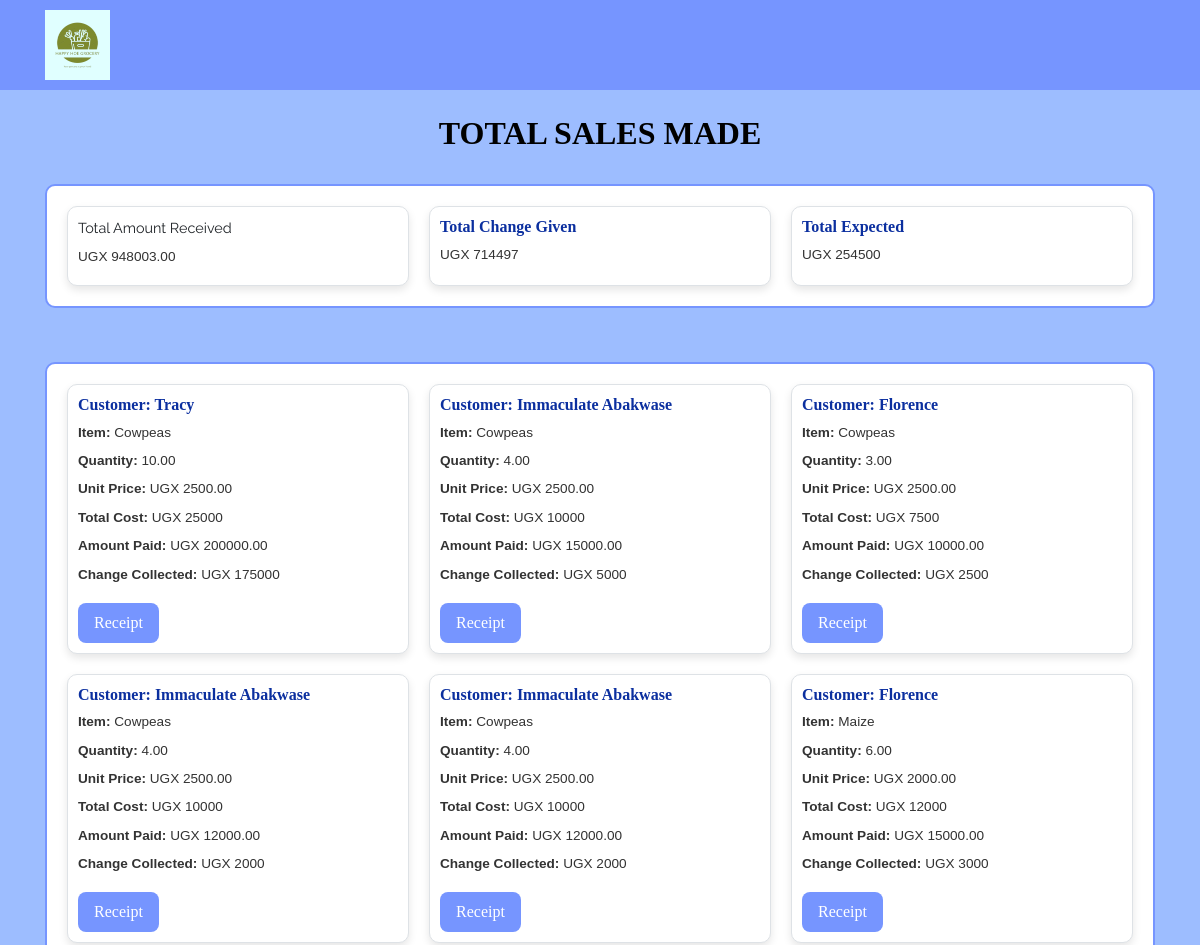
Page /allsales/ (upper part) on the earlier database version.
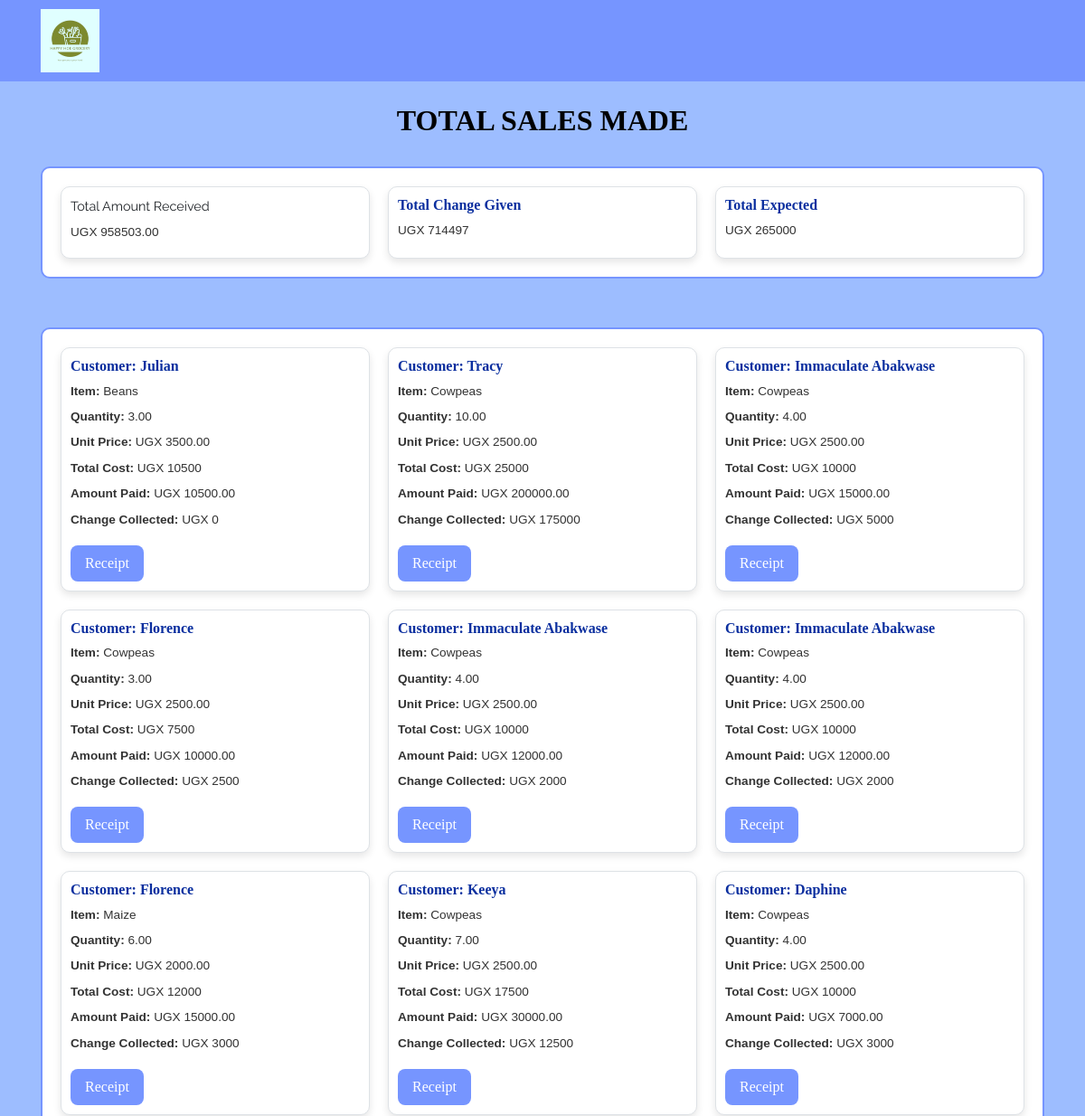
Same page on the later database version.
### happy_hoe/models.py (models this page shows)
class Sale(models.Model):
    item = models.ForeignKey(Stock, on_delete=models.CASCADE)  # Reference to the Stock item being sold
    quantity = models.DecimalField(max_digits=10, decimal_places=2, default=0)  # Quantity sold
    amount_received = models.DecimalField(max_digits=10, decimal_places=2, default=0, null=False, blank=False)  # Amount of money received for the sale
    issued_to = models.CharField(max_length=50, null=True)  # Person the stock is issued to
    unit_price = models.DecimalField(max_digits=10, decimal_places=2, default=0, null=True, blank=True)  # Unit price at the time of sale
    recieved_quantity = models.DecimalField(max_digits=10, decimal_places=2, default=0, null=True, blank=True)  # Quantity received in the sale
    date = models.DateField(default=timezone.now)  # Date of the sale
    created_at = models.DateTimeField(default=timezone.now, editable=False)
    sale_type = models.CharField(choices=[("cash", "cash"), ("Credit", "Credit")], max_length=50, default="Cash")
    def get_total(self):
        total = self.quantity * self.item.unit_price
        return int(total)
    def get_change(self):
        change = self.get_total() - self.amount_received
        return abs(int(change))

class Stock(models.Model):
    branch = [('Matugga', 'Matugga'), ('Mukono', 'Mukono')]
    stock_name = models.CharField(max_length=50, null=False, blank=False)  # Name of the stock item
    total_quantity = models.IntegerField(default=0, null=True, blank=True)  # Total quantity of the stock
    issued_quantity = models.IntegerField(default=0, null=True, blank=True)  # Quantity issued from the stock
    unit_price = models.IntegerField(default=0, null=False, blank=False)  # Price per unit of the stock item
    stock_branch = models.CharField(max_length=50, null=False, blank=False, choices=branch)  # Branch where the stock is located
    def __str__(self):
        return self.stock_name  # Display the stock name when the object is printed

### happy_hoe/views.py (the view)
# urls.py: path('allsales/', views.allsales, name='allsales'),
def allsales(request):
    sale = Sale.objects.all().order_by('-id')
    total_expected = sum([items.get_total() or 0  for items in sale])
    total = sum([items.amount_received or 0 for items in sale])
    total_change = sum([items.get_change() or 0  for items in sale])
    net = total_expected - total
    return render(request, 'happy_hoe/allsales.html', {'sales': sale, 'total':total, 'total_change':total_change, 'net':net, 'total_expected':total_expected})

### happy_hoe/templates/happy_hoe/allsales.html (shortened to what this page needs)
{% extends 'happy_hoe/base.html' %}
{% load static %}
{% block content %}
<br>
<div class="container">
  <h1 class="text-center sales-heading">
    TOTAL SALES MADE
  </h1>
  <br>
  <div class="table-container">
    <div class="card-row">
      <div class="card-item">
        <h>Total Amount Received</h5>
        <p>UGX {{ total }}</p>
      </div>
      <div class="card-item">
        <h6>Total Change Given</h5>
        <p>UGX {{total_change}}</p>
      </div>
      <div class="card-item">
        <h6>Total Expected</h5>
        <p>UGX {{total_expected}}</p>
      </div>
    </div>
  </div>
</div>
<br>
<div class="container">
  <div class="table-container">
    <div class="card-row">
      {% for sale in sales %}
      <div class="card-item">
        <h6>Customer: {{ sale.issued_to | title }}</h6>
        <p><strong>Item:</strong> {{ sale.item | title }}</p>
        <p><strong>Quantity:</strong> {{ sale.quantity }}</p>
        <p><strong>Unit Price:</strong> UGX {{ sale.unit_price }}</p>
        <p><strong>Total Cost:</strong> UGX {{ sale.get_total }}</p>
        <p><strong>Amount Paid:</strong> UGX {{ sale.amount_received }}</p>
        <p><strong>Change Collected:</strong> UGX {{ sale.get_change }}</p>
        <a href="{% url 'all_receipts' sale.id %}">
          <button class="btn btn-primary">Receipt</button>
        </a>
      </div>
      {% endfor %}
    </div>
  </div>
</div>
{% endblock %}

Differences in the rows shown:
added Sale: issued_to "Julian", item "Beans", quantity "3.00", unit_price "3500.00", get_total "10500", amount_received "10500.00", get_change "0"
now on this page (row unchanged): Sale: issued_to "Keeya", item "Cowpeas", quantity "7.00", unit_price "2500.00", get_total "17500", amount_received "30000.00", get_change "12500"
now on this page (row unchanged): Sale: issued_to "Daphine", item "Cowpeas", quantity "4.00", unit_price "2500.00", get_total "10000", amount_received "7000.00", get_change "3000"
Other differences:
{{ total }}: "948003.00" → "958503.00"
{{ total_expected }}: "254500" → "265000"
